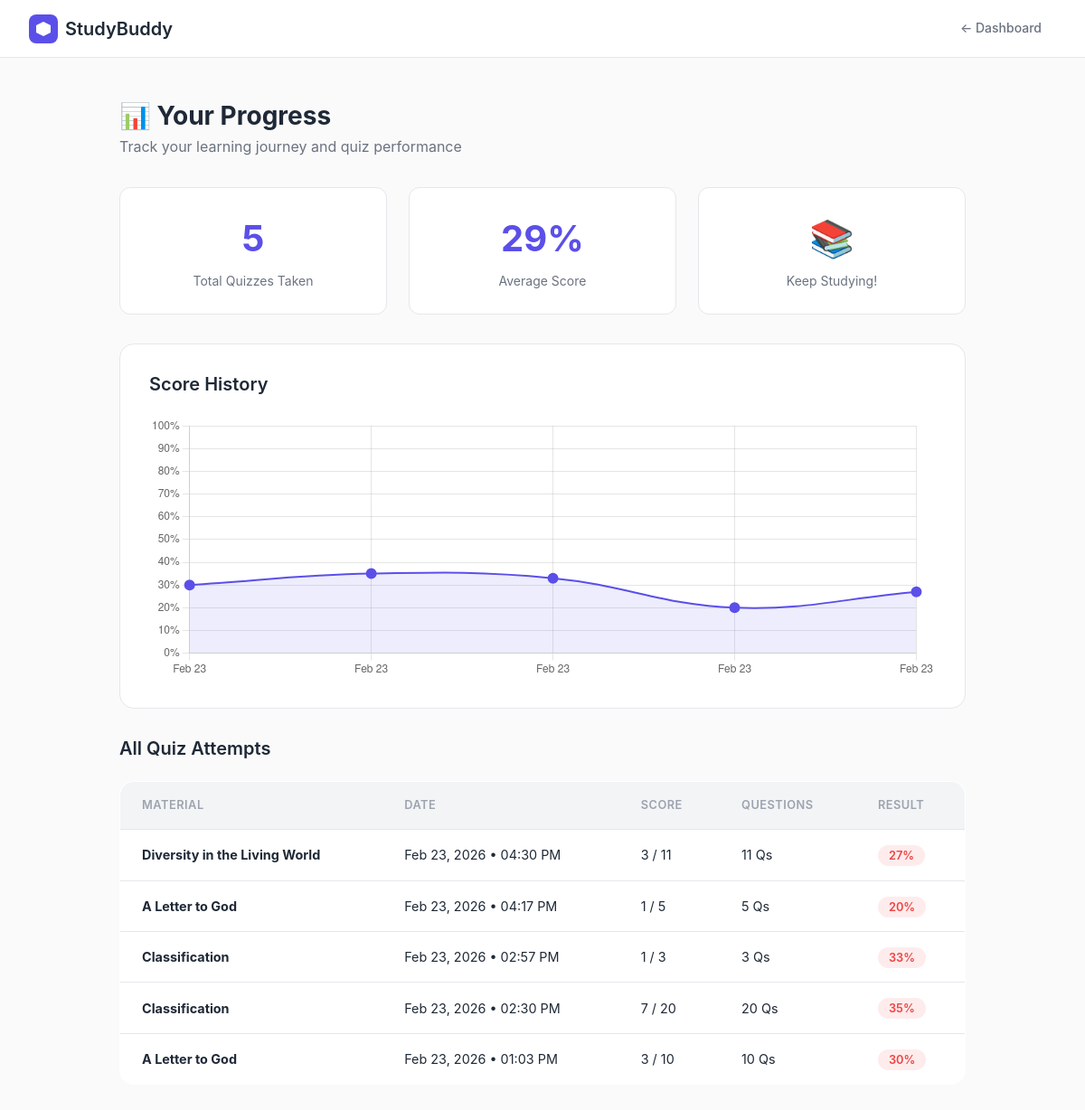
The page /progress/progress/ (signed in) on the database its author committed.
### progress/models.py (models this page shows)
class QuizAttempt(models.Model):
    user = models.ForeignKey(User, on_delete=models.CASCADE)
    material = models.ForeignKey(StudyMaterial, on_delete=models.CASCADE)
    score = models.IntegerField(default=0)
    total_questions = models.IntegerField(default=0)
    attempted_at = models.DateTimeField(auto_now_add=True)
    def percentage(self):
        if self.total_questions == 0:
            return 0
        return round((self.score / self.total_questions) * 100)

### materials/models.py (models this page shows, shortened)
class StudyMaterial(models.Model):
    user = models.ForeignKey(User, on_delete=models.CASCADE)
    title = models.CharField(max_length=200)
    subject = models.CharField(max_length=100)
    file = models.FileField(upload_to='materials/')
    extracted_text = models.TextField(blank=True)
    uploaded_at = models.DateTimeField(auto_now_add=True)

### progress/views.py (the view)
# urls.py: path('progress/', views.progress_view, name='progress'),
@login_required
def progress_view(request):
    attempts = QuizAttempt.objects.filter(user=request.user).order_by('-attempted_at')
    total_attempts = attempts.count()
    avg_score = 0
    if total_attempts > 0:
        avg_score = round(sum(a.percentage() for a in attempts) / total_attempts)
    streak = 0
    today = timezone.now().date()
    check_date = today
    while True:
        if QuizAttempt.objects.filter(
            user=request.user,
            attempted_at__date=check_date
        ).exists():
            streak += 1
            check_date -= timedelta(days=1)
        else:
            break
    return render(request, 'progress/progress.html', {
        'attempts': attempts,
        'total_attempts': total_attempts,
        'avg_score': avg_score,
        'streak': streak,
    })

### templates/progress/progress.html (shortened to what this page needs)
{% load static %}
<!DOCTYPE html>
<html lang="en">
<head>
    <link rel="stylesheet" href="{% static 'css/base.css' %}">
    <link rel="stylesheet" href="{% static 'css/components.css' %}">
</head>
<body>
    <div class="page-layout">
        <nav class="topbar">
            <a href="{% url 'dashboard' %}" class="topbar-logo">
                <svg width="32" height="32" viewBox="0 0 32 32" fill="none">
                    <rect width="32" height="32" rx="8" fill="#5B4FE9"/>
                    <path d="M16 8L24 12V20L16 24L8 20V12L16 8Z" fill="white"/>
                </svg>
                StudyBuddy
            </a>
            <a href="{% url 'dashboard' %}" class="btn btn-ghost btn-sm">← Dashboard</a>
        </nav>
        <div class="page-body">
            <div class="page-header">
                <h1>📊 Your Progress</h1>
                <p>Track your learning journey and quiz performance</p>
            </div>
            <div class="stats-grid">
                <div class="stat-card">
                    <div class="stat-value">{{ total_attempts }}</div>
                    <div class="stat-label">Total Quizzes Taken</div>
                </div>
                <div class="stat-card">
                    <div class="stat-value">{{ avg_score }}%</div>
                    <div class="stat-label">Average Score</div>
                </div>
                <div class="stat-card">
                    <div class="stat-value">
                        {% if avg_score >= 70 %}🔥{% elif avg_score >= 40 %}💪{% else %}📚{% endif %}
                    </div>
                    <div class="stat-label">
                        {% if avg_score >= 70 %}On Fire!{% elif avg_score >= 40 %}Keep Going!{% else %}Keep Studying!{% endif %}
                    </div>
                </div>
            </div>
            {% if attempts %}
            <div class="chart-card">
                <h2 class="section-title">Score History</h2>
                <canvas id="progressChart" height="100"></canvas>
            </div>
            <h2 class="section-title">All Quiz Attempts</h2>
            <table class="attempts-table">
                <thead>
                    <tr>
                        <th>Material</th>
                        <th>Date</th>
                        <th>Score</th>
                        <th>Questions</th>
                        <th>Result</th>
                    </tr>
                </thead>
                <tbody>
                    {% for attempt in attempts %}
                    <tr>
                        <td><strong>{{ attempt.material.title }}</strong></td>
                        <td>{{ attempt.attempted_at|date:"M d, Y • h:i A" }}</td>
                        <td>{{ attempt.score }} / {{ attempt.total_questions }}</td>
                        <td>{{ attempt.total_questions }} Qs</td>
                        <td>
                            <span class="score-badge {% if attempt.percentage >= 70 %}score-high{% elif attempt.percentage >= 40 %}score-mid{% else %}score-low{% endif %}">
                                {{ attempt.percentage }}%
                            </span>
                        </td>
                    </tr>
                    {% endfor %}
                </tbody>
            </table>
            <script>
                const ctx = document.getElementById('progressChart').getContext('2d');
                new Chart(ctx, {
                    type: 'line',
                    data: {
                        labels: [{% for a in attempts reversed %}"{{ a.attempted_at|date:'M d' }}"{% if not forloop.last %},{% endif %}{% endfor %}],
                        datasets: [{
                            label: 'Score %',
                            data: [{% for a in attempts reversed %}{{ a.percentage }}{% if not forloop.last %},{% endif %}{% endfor %}],
                            borderColor: '#5B4FE9',
                            backgroundColor: 'rgba(91,79,233,0.1)',
                            borderWidth: 2,
                            pointBackgroundColor: '#5B4FE9',
                            pointRadius: 5,
                            tension: 0.4,
                            fill: true
                        }]
                    },
                    options: {
                        responsive: true,
                        scales: {
                            y: {
                                beginAtZero: true,
                                max: 100,
                                ticks: { callback: val => val + '%' }
                            }
                        },
                        plugins: {
                            legend: { display: false }
                        }
                    }
                });
            </script>
            {% else %}
            <div class="empty-state">
                <p style="font-size:3rem;margin-bottom:1rem;">📝</p>
                <p>No quiz attempts yet.</p>
                <a href="{% url 'dashboard' %}" class="btn btn-primary" style="margin-top:1rem;">Go Take a Quiz!</a>
            </div>
            {% endif %}
        </div>
    </div>
</body>
</html>

### static/css/base.css (style rules this page uses)
* { margin: 0; padding: 0; box-sizing: border-box; }
:root { --primary: #5B4FE9; --primary-light: #7C71F0; --primary-dark: #4A3FD8; --success: #10B981; --success-light: #34D399; --warning: #F59E0B; --error: #EF4444; --bg-primary: #FAFAFA; --bg-secondary: #FFFFFF; --bg-tertiary: #F3F4F6; --text-primary: #1F2937; --text-secondary: #6B7280; --text-tertiary: #9CA3AF; --border: #E5E7EB; --border-dark: #D1D5DB; --shadow-sm: 0 1px 2px 0 rgba(0, 0, 0, 0.05); --shadow-md: 0 4px 6px -1px rgba(0, 0, 0, 0.1); --shadow-lg: 0 10px 15px -3px rgba(0, 0, 0, 0.1); --shadow-xl: 0 20px 25px -5px rgba(0, 0, 0, 0.1); --spacing-xs: 0.25rem; --spacing-sm: 0.5rem; --spacing-md: 1rem; --spacing-lg: 1.5rem; --spacing-xl: 2rem; --spacing-2xl: 3rem; --radius-sm: 0.375rem; --radius-md: 0.5rem; --radius-lg: 0.75rem; --radius-xl: 1rem; --font-sans: -apple-system, BlinkMacSystemFont, 'Segoe UI', 'Roboto', 'Oxygen', 'Ubuntu', 'Cantarell', 'Fira Sans', 'Droid Sans', 'Helvetica Neue', sans-serif; --font-mono: 'SF Mono', Monaco, 'Cascadia Code', 'Roboto Mono', Consolas, 'Courier New', monospace; --transition-fast: 150ms ease; --transition-base: 200ms ease; --transition-slow: 300ms ease; }
html { font-size: 16px; scroll-behavior: smooth; }
body { font-family: var(--font-sans); font-size: 1rem; line-height: 1.6; color: var(--text-primary); background-color: var(--bg-primary); -webkit-font-smoothing: antialiased; -moz-osx-font-smoothing: grayscale; }
h1, h2, h3, h4, h5, h6 { font-weight: 600; line-height: 1.2; color: var(--text-primary); margin-bottom: var(--spacing-md); }
h1 { font-size: 2.5rem; }
h2 { font-size: 2rem; }
p { margin-bottom: var(--spacing-md); color: var(--text-secondary); }
a { color: var(--primary); text-decoration: none; transition: color var(--transition-fast); }

### static/css/components.css (style rules this page uses)
.btn { display: inline-flex; align-items: center; justify-content: center; gap: var(--spacing-sm); padding: 0.625rem 1.25rem; font-size: 0.9375rem; font-weight: 500; border: none; border-radius: var(--radius-md); cursor: pointer; transition: all var(--transition-base); text-decoration: none; font-family: var(--font-sans); }
.btn-sm { padding: 0.5rem 1rem; font-size: 0.875rem; }
.btn-ghost { background-color: transparent; color: var(--text-secondary); }

### rows shown on the page
QuizAttempt: material "Diversity in the Living World", attempted_at "Feb 23, 2026 • 04:30 PM", score "3", total_questions "11", percentage "27"
QuizAttempt: material "A Letter to God", attempted_at "Feb 23, 2026 • 04:17 PM", score "1", total_questions "5", percentage "20"
QuizAttempt: material "Classification", attempted_at "Feb 23, 2026 • 02:57 PM", score "1", total_questions "3", percentage "33"
QuizAttempt: material "Classification", attempted_at "Feb 23, 2026 • 02:30 PM", score "7", total_questions "20", percentage "35"
QuizAttempt: material "A Letter to God", attempted_at "Feb 23, 2026 • 01:03 PM", score "3", total_questions "10", percentage "30"

### other values the page prints
{{ total_attempts }} "5"
{{ avg_score }} "29"
chart data {{ a.percentage }} 30, 35, 33, 20, 27
